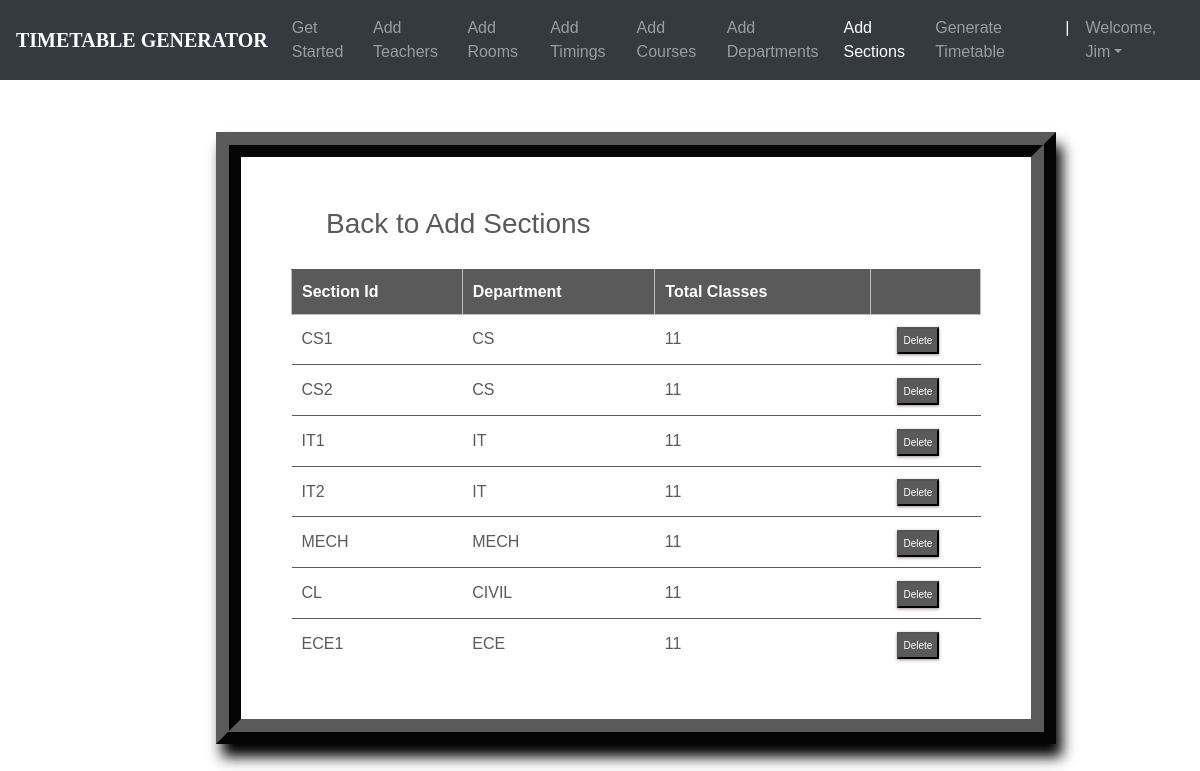
/sections_list/ (signed in), run on the app's committed database.
### ttgen/models.py (models this page shows, shortened)
class Section(models.Model):
    section_id = models.CharField(max_length=25, primary_key=True)
    department = models.ForeignKey(Department, on_delete=models.CASCADE)
    num_class_in_week = models.IntegerField(default=0)
    course = models.ForeignKey(Course, on_delete=models.CASCADE, blank=True, null=True)
    meeting_time = models.ForeignKey(MeetingTime, on_delete=models.CASCADE, blank=True, null=True)
    room = models.ForeignKey(Room, on_delete=models.CASCADE, blank=True, null=True)
    instructor = models.ForeignKey(Instructor, on_delete=models.CASCADE, blank=True, null=True)

class Department(models.Model):
    dept_name = models.CharField(max_length=50)
    courses = models.ManyToManyField(Course)
    def __str__(self):
        return self.dept_name

### ttgen/views.py (the view)
# urls.py: path('sections_list/', views.section_list, name='editsection'),
@login_required
def section_list(request):
    context = {
        'sections': Section.objects.all()
    }
    return render(request, 'seclist.html', context)

### templates/seclist.html (shortened to what this page needs)
<!DOCTYPE html>
<html lang="en">
<head>
	<link rel="stylesheet" href="https://maxcdn.bootstrapcdn.com/bootstrap/4.0.0/css/bootstrap.min.css">
    <link rel="stylesheet" type="text/css" href="static/css/index.css">
</head>
<body>
        <header>
			<nav class="navbar navbar-expand-md navbar-dark fixed-top bg-dark">
                <a class="navbar-brand" href="#"><b>TIMETABLE GENERATOR</b></a>
                <div class="collapse navbar-collapse" id="navbarCollapse">
                    <ul class="navbar-nav ml-auto">
                    <li class="nav-item">
                        <a class="nav-link" href="{% url 'admindash' %}">Get Started</a>
                    </li>
                    <li class="nav-item">
                        <a class="nav-link" href="{% url 'addInstructors' %}">Add Teachers</a>
                    </li>
                    <li class="nav-item">
                        <a class="nav-link" href="{% url 'addRooms' %}">Add Rooms</a>
                    </li>
                    <li class="nav-item">
		                <a class="nav-link" href="{% url 'addTimings' %}">Add Timings</a>
		            </li>
                    <li class="nav-item">
                        <a class="nav-link" href="{% url 'addCourses' %}">Add Courses</a>
                    </li>
                    <li class="nav-item">
			            <a class="nav-link" href="{% url 'addDepts' %}">Add Departments</a>
		            </li>
                    <li class="nav-item active">
			            <a class="nav-link" href="{% url 'addSections' %}">Add Sections</a>
		            </li>
                    <li class="nav-item">
			            <a class="nav-link" href="{% url 'generate' %}">Generate Timetable</a>
		            </li>
                    <li class="nav-item active">
			            <a class="nav-link">|</a>
		            </li>
                    <li class="nav-item dropdown">
		                <a class="nav-link dropdown-toggle" href="#" id="dropdown03" data-toggle="dropdown" aria-haspopup="true" aria-expanded="false">Welcome, {{ user.first_name }}</a>
		            </li>
                    </ul>
                </div>
            </nav>
        </header>
        <br><br>
    {% block content %}
{% load static %}
<fieldset class="fieldset">
    <a href="{% url 'addSections'%}"><h1 class="tablink" onclick="openPage('new')" id="defaultOpen">Back to Add Sections</h1></a>
    <div class="tabcontent" id="edit">
        <table class="table1">
            <thead>
            <tr class="table-headers">
            <th>Section Id</th>
            <th>Department</th>
            <th>Total Classes</th>
            <th  class="empty"></th>
            </tr>
            </thead>
            <tbody>
            {% for sec in sections %}
            <tr>
             <td>{{sec.section_id}}</td>
             <td>{{sec.department}}</td>
             <td>{{sec.num_class_in_week }}</td>
             <td class="empty">
                <form action="{% url 'deletesection' sec.section_id %}" method="post">
                        <input type="submit" value="Delete" class="cross">
                </form>
             </td>
             </tr>
            {% endfor %}
            </tbody>
        </table>
    </div>
</fieldset>
{% endblock %}

### static/css/index.css (style rules this page uses)
body { padding-top: 3rem; padding-bottom: 3rem; color: #5a5a5a; font-family: 'Poppins', sans-serif; overflow-x: hidden; }
nav { font-family: sans-serif; }
.navbar-brand { font-size: 20px; font-family: Georgia, 'Times New Roman', Times, serif; }

### templates/seclist.html (style rules this page uses)
nav { font-family: sans-serif; }
.navbar-brand { font-size: 20px; font-family: Georgia, 'Times New Roman', Times, serif; }
* { margin: 0; padding: 0; box-sizing: border-box; }
html { scroll-behavior: smooth; }
a { text-decoration:none; }
form { margin-top: 3%; margin-left: 18%; margin-right: 12%; }
fieldset h1 { color: #5a5a5a; padding-bottom: 20px; margin-left: 35px; display: inline-block; cursor: pointer; font-size: 28px; }
fieldset input { padding:8px; color: #938c8c }
.table2 td, th { border: 1px solid rgb(190,190,190); padding: 10px 20px; }
.table1 { width: 100%; border-collapse: collapse; text-align: left; overflow: hidden; }
.table1 td, th { border-top: 1px solid #5a5a5a; padding: 10px; }
.table1 th { background-color: #5a5a5a; color: #fff; }
.cross { font-size:10px; box-shadow: 0px 1px 3px 0px #9e9292; padding: 4px 5px; color: #fff; background-color: #5a5a5a; cursor: pointer; }
.fieldset { margin-top: 3%; margin-left: 18%; margin-right: 12%; padding: 50px; border-width: 25px; border-style: ridge; border-color: #5a5a5a; box-shadow: 6px 13px 13px 0px black; background-color: #fff; }

### data on the page
Section: section_id "CS1", department "CS", num_class_in_week "11"
Section: section_id "CS2", department "CS", num_class_in_week "11"
Section: section_id "IT1", department "IT", num_class_in_week "11"
Section: section_id "IT2", department "IT", num_class_in_week "11"
Section: section_id "MECH", department "MECH", num_class_in_week "11"
Section: section_id "CL", department "CIVIL", num_class_in_week "11"
Section: section_id "ECE1", department "ECE", num_class_in_week "11"

### other printed values
{{ user.first_name }} "Jim"
